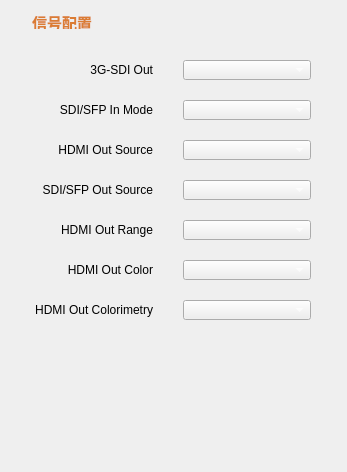
          <widget class="QWidget" name="signal_widget" native="true">
           <property name="minimumSize">
            <size>
             <width>347</width>
             <height>472</height>
            </size>
           </property>
           <property name="maximumSize">
            <size>
             <width>347</width>
             <height>472</height>
            </size>
           </property>
           <property name="styleSheet">
            <string notr="true">#signal_widget{
	border-radius: 18px;
	background-color:rgba(89, 89, 89,1);
}
#signal_widget QLabel{
	color: rgba(255, 255, 255, 0.4);
	font-family: DingTalk JinBuTi;
	font-size: 12px;
	font-weight: 400;
	line-height: 12px;
	letter-spacing: 0px;
	text-align: left;
}</string>
           </property>
           <layout class="QVBoxLayout" name="verticalLayout">
            <item>
             <layout class="QHBoxLayout" name="horizontalLayout_15">
              <property name="leftMargin">
               <number>10</number>
              </property>
              <property name="bottomMargin">
               <number>25</number>
              </property>
              <item>
               <widget class="QLabel" name="label_9">
                <property name="minimumSize">
                 <size>
                  <width>5</width>
                  <height>16</height>
                 </size>
                </property>
                <property name="maximumSize">
                 <size>
                  <width>5</width>
                  <height>16</height>
                 </size>
                </property>
                <property name="styleSheet">
                 <string notr="true">background-color: qlineargradient(spread:pad, x1:0, y1:0, x2:0, y2:1, 
    stop:0 rgba(219, 124, 51, 1), 
    stop:1 rgba(137, 131, 127, 0.73));
border-radius: 2px;</string>
                </property>
                <property name="text">
                 <string/>
                </property>
               </widget>
              </item>
              <item>
               <widget class="QLabel" name="label_8">
                <property name="minimumSize">
                 <size>
                  <width>0</width>
                  <height>18</height>
                 </size>
                </property>
                <property name="maximumSize">
                 <size>
                  <width>16777215</width>
                  <height>18</height>
                 </size>
                </property>
                <property name="font">
                 <font>
                  <family>DingTalk JinBuTi</family>
                  <pointsize>-1</pointsize>
                  <bold>false</bold>
                 </font>
                </property>
                <property name="styleSheet">
                 <string notr="true">color:rgba(219, 124, 51, 1)</string>
                </property>
                <property name="text">
                 <string>&lt;html&gt;&lt;head/&gt;&lt;body&gt;&lt;p&gt;&lt;span style=&quot; font-size:11pt; font-weight:700;&quot;&gt;信号配置&lt;/span&gt;&lt;/p&gt;&lt;/body&gt;&lt;/html&gt;</string>
                </property>
               </widget>
              </item>
             </layout>
            </item>
            <item>
             <layout class="QGridLayout" name="gridLayout">
              <property name="topMargin">
               <number>0</number>
              </property>
              <property name="horizontalSpacing">
               <number>30</number>
              </property>
              <property name="verticalSpacing">
               <number>20</number>
              </property>
              <item row="0" column="0">
               <layout class="QHBoxLayout" name="horizontalLayout_5">
                <item>
                 <spacer name="horizontalSpacer_5">
                  <property name="orientation">
                   <enum>Qt::Orientation::Horizontal</enum>
                  </property>
                  <property name="sizeHint" stdset="0">
                   <size>
                    <width>40</width>
                    <height>20</height>
                   </size>
                  </property>
                 </spacer>
                </item>
                <item>
                 <widget class="QLabel" name="label_4">
                  <property name="text">
                   <string>3G-SDI Out</string>
                  </property>
                  <property name="alignment">
                   <set>Qt::AlignmentFlag::AlignRight|Qt::AlignmentFlag::AlignTrailing|Qt::AlignmentFlag::AlignVCenter</set>
                  </property>
                 </widget>
                </item>
               </layout>
              </item>
              <item row="0" column="1">
               <layout class="QHBoxLayout" name="horizontalLayout_12">
                <property name="leftMargin">
                 <number>0</number>
                </property>
                <item>
                 <widget class="QComboBox" name="sdi_3g_out_comBox_2">
                  <property name="minimumSize">
                   <size>
                    <width>128</width>
                    <height>20</height>
                   </size>
                  </property>
                  <property name="maximumSize">
                   <size>
                    <width>128</width>
                    <height>20</height>
                   </size>
                  </property>
                  <property name="styleSheet">
                   <string notr="true">color:white;
font-weight: 400;</string>
                  </property>
                 </widget>
                </item>
                <item>
                 <spacer name="horizontalSpacer_14">
                  <property name="orientation">
                   <enum>Qt::Orientation::Horizontal</enum>
                  </property>
                  <property name="sizeHint" stdset="0">
                   <size>
                    <width>40</width>
                    <height>20</height>
                   </size>
                  </property>
                 </spacer>
                </item>
               </layout>
              </item>
              <item row="1" column="0">
               <layout class="QHBoxLayout" name="horizontalLayout_7">
                <item>
                 <spacer name="horizontalSpacer_7">
                  <property name="orientation">
                   <enum>Qt::Orientation::Horizontal</enum>
                  </property>
                  <property name="sizeHint" stdset="0">
                   <size>
                    <width>40</width>
                    <height>20</height>
                   </size>
                  </property>
                 </spacer>
                </item>
                <item>
                 <widget class="QLabel" name="label_6">
                  <property name="text">
                   <string>SDI/SFP In Mode</string>
                  </property>
                  <property name="alignment">
                   <set>Qt::AlignmentFlag::AlignRight|Qt::AlignmentFlag::AlignTrailing|Qt::AlignmentFlag::AlignVCenter</set>
                  </property>
                 </widget>
                </item>
               </layout>
              </item>
              <item row="1" column="1">
               <layout class="QHBoxLayout" name="horizontalLayout_13">
                <property name="leftMargin">
                 <number>0</number>
                </property>
                <item>
                 <widget class="QComboBox" name="sdi_sfp_mode_comBox_2">
                  <property name="minimumSize">
                   <size>
                    <width>128</width>
                    <height>20</height>
                   </size>
                  </property>
                  <property name="maximumSize">
                   <size>
                    <width>128</width>
                    <height>20</height>
                   </size>
                  </property>
                  <property name="styleSheet">
                   <string notr="true">color:white;
font-weight: 400;</string>
                  </property>
                 </widget>
                </item>
                <item>
                 <spacer name="horizontalSpacer_15">
                  <property name="orientation">
                   <enum>Qt::Orientation::Horizontal</enum>
                  </property>
                  <property name="sizeHint" stdset="0">
                   <size>
                    <width>40</width>
                    <height>20</height>
                   </size>
                  </property>
                 </spacer>
                </item>
               </layout>
              </item>
              <item row="2" column="0">
               <layout class="QHBoxLayout" name="horizontalLayout_4">
                <item>
                 <spacer name="horizontalSpacer_3">
                  <property name="orientation">
                   <enum>Qt::Orientation::Horizontal</enum>
                  </property>
                  <property name="sizeHint" stdset="0">
                   <size>
                    <width>40</width>
                    <height>20</height>
                   </size>
                  </property>
                 </spacer>
                </item>
                <item>
                 <widget class="QLabel" name="label_2">
                  <property name="text">
                   <string>HDMI Out Source</string>
                  </property>
                  <property name="alignment">
                   <set>Qt::AlignmentFlag::AlignRight|Qt::AlignmentFlag::AlignTrailing|Qt::AlignmentFlag::AlignVCenter</set>
                  </property>
                 </widget>
                </item>
               </layout>
              </item>
              <item row="2" column="1">
               <layout class="QHBoxLayout" name="horizontalLayout_10">
                <property name="leftMargin">
                 <number>0</number>
                </property>
                <item>
                 <widget class="QComboBox" name="hdmi_out_src_comBox_2">
                  <property name="minimumSize">
                   <size>
                    <width>128</width>
                    <height>20</height>
                   </size>
                  </property>
                  <property name="maximumSize">
                   <size>
                    <width>128</width>
                    <height>20</height>
                   </size>
                  </property>
                  <property name="styleSheet">
                   <string notr="true">color:white;
font-weight: 400;</string>
                  </property>
                 </widget>
                </item>
                <item>
                 <spacer name="horizontalSpacer_12">
                  <property name="orientation">
                   <enum>Qt::Orientation::Horizontal</enum>
                  </property>
                  <property name="sizeHint" stdset="0">
                   <size>
                    <width>40</width>
                    <height>20</height>
                   </size>
                  </property>
                 </spacer>
                </item>
               </layout>
              </item>
              <item row="3" column="0">
               <layout class="QHBoxLayout" name="horizontalLayout_3">
                <item>
                 <spacer name="horizontalSpacer_4">
                  <property name="orientation">
                   <enum>Qt::Orientation::Horizontal</enum>
                  </property>
                  <property name="sizeHint" stdset="0">
                   <size>
                    <width>40</width>
                    <height>20</height>
                   </size>
                  </property>
                 </spacer>
                </item>
                <item>
                 <widget class="QLabel" name="label">
                  <property name="text">
                   <string>SDI/SFP Out Source</string>
                  </property>
                  <property name="alignment">
                   <set>Qt::AlignmentFlag::AlignRight|Qt::AlignmentFlag::AlignTrailing|Qt::AlignmentFlag::AlignVCenter</set>
                  </property>
                 </widget>
                </item>
               </layout>
              </item>
              <item row="3" column="1">
               <layout class="QHBoxLayout" name="horizontalLayout_9">
                <property name="leftMargin">
                 <number>0</number>
                </property>
                <item>
                 <widget class="QComboBox" name="sdi_out_src_comBox_2">
                  <property name="minimumSize">
                   <size>
                    <width>128</width>
                    <height>20</height>
                   </size>
                  </property>
                  <property name="maximumSize">
                   <size>
                    <width>128</width>
                    <height>20</height>
                   </size>
                  </property>
                  <property name="styleSheet">
                   <string notr="true">color:white;
font-weight: 400;</string>
                  </property>
                 </widget>
                </item>
                <item>
                 <spacer name="horizontalSpacer_11">
                  <property name="orientation">
                   <enum>Qt::Orientation::Horizontal</enum>
                  </property>
                  <property name="sizeHint" stdset="0">
                   <size>
                    <width>40</width>
                    <height>20</height>
                   </size>
                  </property>
                 </spacer>
                </item>
               </layout>
              </item>
              <item row="4" column="0">
               <layout class="QHBoxLayout" name="horizontalLayout">
                <item>
                 <spacer name="horizontalSpacer">
                  <property name="orientation">
                   <enum>Qt::Orientation::Horizontal</enum>
                  </property>
                  <property name="sizeHint" stdset="0">
                   <size>
                    <width>40</width>
                    <height>20</height>
                   </size>
                  </property>
                 </spacer>
                </item>
                <item>
                 <widget class="QLabel" name="label_3">
                  <property name="text">
                   <string>HDMI Out Range</string>
                  </property>
                  <property name="alignment">
                   <set>Qt::AlignmentFlag::AlignRight|Qt::AlignmentFlag::AlignTrailing|Qt::AlignmentFlag::AlignVCenter</set>
                  </property>
                 </widget>
                </item>
               </layout>
              </item>
              <item row="4" column="1">
               <layout class="QHBoxLayout" name="horizontalLayout_11">
                <property name="leftMargin">
                 <number>0</number>
                </property>
                <item>
                 <widget class="QComboBox" name="hdmi_out_range_comBox_2">
                  <property name="minimumSize">
                   <size>
                    <width>128</width>
                    <height>20</height>
                   </size>
                  </property>
                  <property name="maximumSize">
                   <size>
                    <width>128</width>
                    <height>20</height>
                   </size>
                  </property>
                  <property name="styleSheet">
                   <string notr="true">color:white;
font-weight: 400;</string>
                  </property>
                 </widget>
                </item>
                <item>
                 <spacer name="horizontalSpacer_13">
                  <property name="orientation">
                   <enum>Qt::Orientation::Horizontal</enum>
                  </property>
                  <property name="sizeHint" stdset="0">
                   <size>
                    <width>40</width>
                    <height>20</height>
                   </size>
                  </property>
                 </spacer>
                </item>
               </layout>
              </item>
              <item row="5" column="0">
               <layout class="QHBoxLayout" name="horizontalLayout_6">
                <item>
                 <spacer name="horizontalSpacer_6">
                  <property name="orientation">
                   <enum>Qt::Orientation::Horizontal</enum>
                  </property>
                  <property name="sizeHint" stdset="0">
                   <size>
                    <width>40</width>
                    <height>20</height>
                   </size>
                  </property>
                 </spacer>
                </item>
                <item>
                 <widget class="QLabel" name="label_5">
                  <property name="text">
                   <string>HDMI Out Color</string>
                  </property>
                  <property name="alignment">
                   <set>Qt::AlignmentFlag::AlignRight|Qt::AlignmentFlag::AlignTrailing|Qt::AlignmentFlag::AlignVCenter</set>
                  </property>
                 </widget>
                </item>
               </layout>
              </item>
              <item row="5" column="1">
               <layout class="QHBoxLayout" name="horizontalLayout_2">
                <property name="leftMargin">
                 <number>0</number>
                </property>
                <item>
                 <widget class="QComboBox" name="hdmi_out_color_comBox">
                  <property name="minimumSize">
                   <size>
                    <width>128</width>
                    <height>20</height>
                   </size>
                  </property>
                  <property name="maximumSize">
                   <size>
                    <width>128</width>
                    <height>20</height>
                   </size>
                  </property>
                  <property name="styleSheet">
                   <string notr="true">color:white;
font-weight: 400;</string>
                  </property>
                 </widget>
                </item>
                <item>
                 <spacer name="horizontalSpacer_2">
                  <property name="orientation">
                   <enum>Qt::Orientation::Horizontal</enum>
                  </property>
                  <property name="sizeHint" stdset="0">
                   <size>
                    <width>40</width>
                    <height>20</height>
                   </size>
                  </property>
                 </spacer>
                </item>
               </layout>
              </item>
              <item row="6" column="0">
               <layout class="QHBoxLayout" name="horizontalLayout_8">
                <item>
                 <spacer name="horizontalSpacer_8">
                  <property name="orientation">
                   <enum>Qt::Orientation::Horizontal</enum>
                  </property>
                  <property name="sizeHint" stdset="0">
                   <size>
                    <width>40</width>
                    <height>20</height>
                   </size>
                  </property>
                 </spacer>
                </item>
                <item>
                 <widget class="QLabel" name="label_7">
                  <property name="text">
                   <string>HDMI Out Colorimetry</string>
                  </property>
                  <property name="alignment">
                   <set>Qt::AlignmentFlag::AlignRight|Qt::AlignmentFlag::AlignTrailing|Qt::AlignmentFlag::AlignVCenter</set>
                  </property>
                 </widget>
                </item>
               </layout>
              </item>
              <item row="6" column="1">
               <layout class="QHBoxLayout" name="horizontalLayout_14">
                <property name="leftMargin">
                 <number>0</number>
                </property>
                <item>
                 <widget class="QComboBox" name="color_metry_comBox_2">
                  <property name="minimumSize">
                   <size>
                    <width>128</width>
                    <height>20</height>
                   </size>
                  </property>
                  <property name="maximumSize">
                   <size>
                    <width>128</width>
                    <height>20</height>
                   </size>
                  </property>
                  <property name="styleSheet">
                   <string notr="true">color:white;
font-weight: 400;</string>
                  </property>
                 </widget>
                </item>
                <item>
                 <spacer name="horizontalSpacer_16">
                  <property name="orientation">
                   <enum>Qt::Orientation::Horizontal</enum>
                  </property>
                  <property name="sizeHint" stdset="0">
                   <size>
                    <width>40</width>
                    <height>20</height>
                   </size>
                  </property>
                 </spacer>
                </item>
               </layout>
              </item>
             </layout>
            </item>
            <item>
             <spacer name="verticalSpacer">
              <property name="orientation">
               <enum>Qt::Orientation::Vertical</enum>
              </property>
              <property name="sizeHint" stdset="0">
               <size>
                <width>20</width>
                <height>114</height>
               </size>
              </property>
             </spacer>
            </item>
           </layout>
          </widget>
